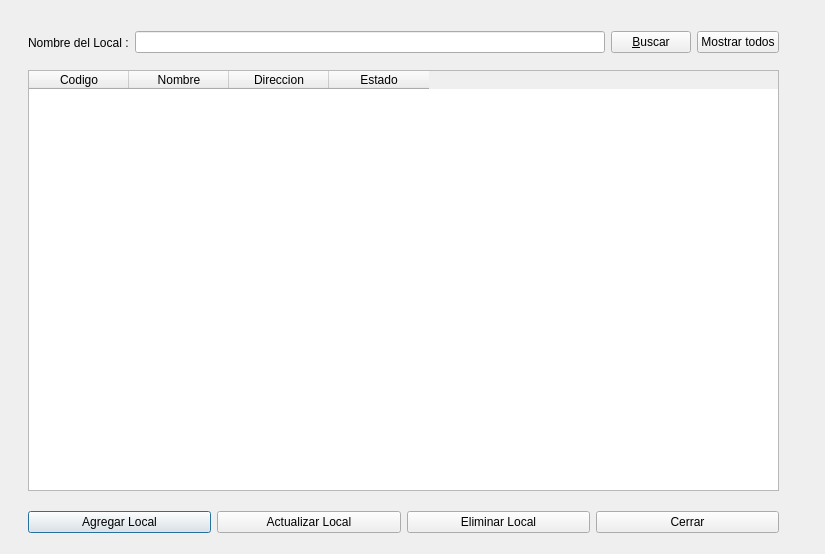
<?xml version="1.0" encoding="UTF-8"?>
<ui version="4.0">
 <class>FmrAdministrarLocales</class>
 <widget class="QDialog" name="FmrAdministrarLocales">
  <property name="geometry">
   <rect>
    <x>0</x>
    <y>0</y>
    <width>825</width>
    <height>554</height>
   </rect>
  </property>
  <property name="windowTitle">
   <string>Gestion de Locales</string>
  </property>
  <widget class="QTableWidget" name="twLocales">
   <property name="geometry">
    <rect>
     <x>28</x>
     <y>70</y>
     <width>751</width>
     <height>421</height>
    </rect>
   </property>
   <column>
    <property name="text">
     <string>Codigo</string>
    </property>
   </column>
   <column>
    <property name="text">
     <string>Nombre</string>
    </property>
   </column>
   <column>
    <property name="text">
     <string>Direccion</string>
    </property>
   </column>
   <column>
    <property name="text">
     <string>Estado</string>
    </property>
   </column>
  </widget>
  <widget class="QWidget" name="layoutWidget">
   <property name="geometry">
    <rect>
     <x>28</x>
     <y>510</y>
     <width>751</width>
     <height>25</height>
    </rect>
   </property>
   <layout class="QHBoxLayout" name="horizontalLayout">
    <item>
     <widget class="QPushButton" name="cmdAgregarLocal">
      <property name="text">
       <string>Agregar Local</string>
      </property>
     </widget>
    </item>
    <item>
     <widget class="QPushButton" name="cmdActualizar">
      <property name="text">
       <string>Actualizar Local</string>
      </property>
     </widget>
    </item>
    <item>
     <widget class="QPushButton" name="cmdEliminar">
      <property name="text">
       <string>Eliminar Local</string>
      </property>
     </widget>
    </item>
    <item>
     <widget class="QPushButton" name="cmdCerrar">
      <property name="text">
       <string>Cerrar</string>
      </property>
     </widget>
    </item>
   </layout>
  </widget>
  <widget class="QWidget" name="layoutWidget">
   <property name="geometry">
    <rect>
     <x>28</x>
     <y>30</y>
     <width>751</width>
     <height>25</height>
    </rect>
   </property>
   <layout class="QHBoxLayout" name="horizontalLayout_2">
    <item>
     <widget class="QLabel" name="label">
      <property name="text">
       <string>Nombre del Local :</string>
      </property>
     </widget>
    </item>
    <item>
     <widget class="QLineEdit" name="txtNombre"/>
    </item>
    <item>
     <widget class="QPushButton" name="cmdBuscar">
      <property name="text">
       <string>&amp;Buscar</string>
      </property>
     </widget>
    </item>
    <item>
     <widget class="QPushButton" name="cmdTodos">
      <property name="text">
       <string>Mostrar todos</string>
      </property>
     </widget>
    </item>
   </layout>
  </widget>
 </widget>
 <resources/>
 <connections/>
</ui>
